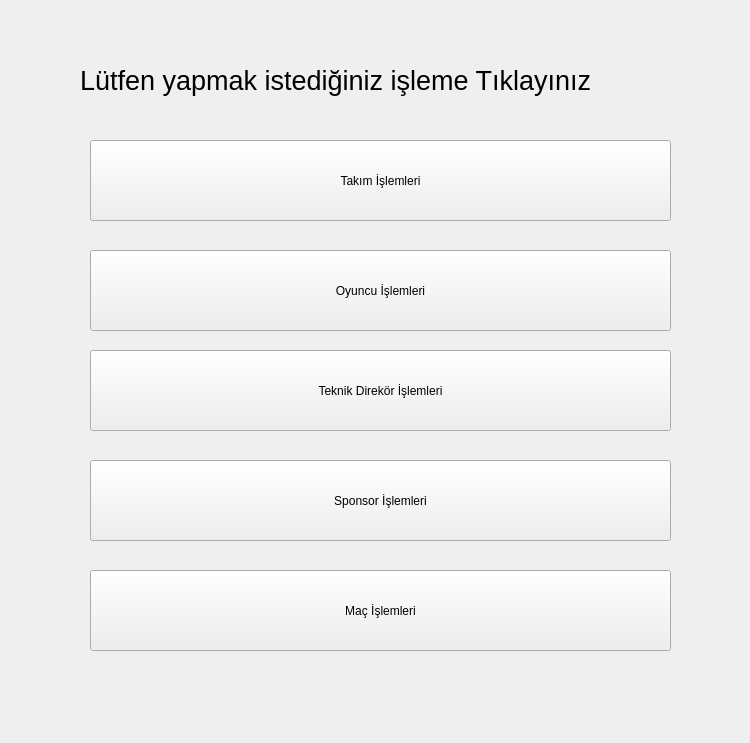
<?xml version="1.0" encoding="UTF-8"?>
<ui version="4.0">
 <class>Form</class>
 <widget class="QWidget" name="Form">
  <property name="geometry">
   <rect>
    <x>0</x>
    <y>0</y>
    <width>750</width>
    <height>743</height>
   </rect>
  </property>
  <property name="windowTitle">
   <string>Form</string>
  </property>
  <widget class="QLabel" name="label">
   <property name="geometry">
    <rect>
     <x>80</x>
     <y>50</y>
     <width>651</width>
     <height>61</height>
    </rect>
   </property>
   <property name="font">
    <font>
     <pointsize>20</pointsize>
    </font>
   </property>
   <property name="text">
    <string>Lütfen yapmak istediğiniz işleme Tıklayınız</string>
   </property>
  </widget>
  <widget class="QPushButton" name="pushButton">
   <property name="geometry">
    <rect>
     <x>90</x>
     <y>140</y>
     <width>581</width>
     <height>81</height>
    </rect>
   </property>
   <property name="text">
    <string>Takım İşlemleri</string>
   </property>
  </widget>
  <widget class="QPushButton" name="pushButton_2">
   <property name="geometry">
    <rect>
     <x>90</x>
     <y>250</y>
     <width>581</width>
     <height>81</height>
    </rect>
   </property>
   <property name="text">
    <string>Oyuncu İşlemleri</string>
   </property>
  </widget>
  <widget class="QPushButton" name="pushButton_3">
   <property name="geometry">
    <rect>
     <x>90</x>
     <y>350</y>
     <width>581</width>
     <height>81</height>
    </rect>
   </property>
   <property name="text">
    <string>Teknik Direkör İşlemleri</string>
   </property>
  </widget>
  <widget class="QPushButton" name="pushButton_4">
   <property name="geometry">
    <rect>
     <x>90</x>
     <y>460</y>
     <width>581</width>
     <height>81</height>
    </rect>
   </property>
   <property name="text">
    <string>Sponsor İşlemleri</string>
   </property>
  </widget>
  <widget class="QPushButton" name="pushButton_5">
   <property name="geometry">
    <rect>
     <x>90</x>
     <y>570</y>
     <width>581</width>
     <height>81</height>
    </rect>
   </property>
   <property name="text">
    <string>Maç İşlemleri</string>
   </property>
  </widget>
 </widget>
 <resources/>
 <connections/>
</ui>
